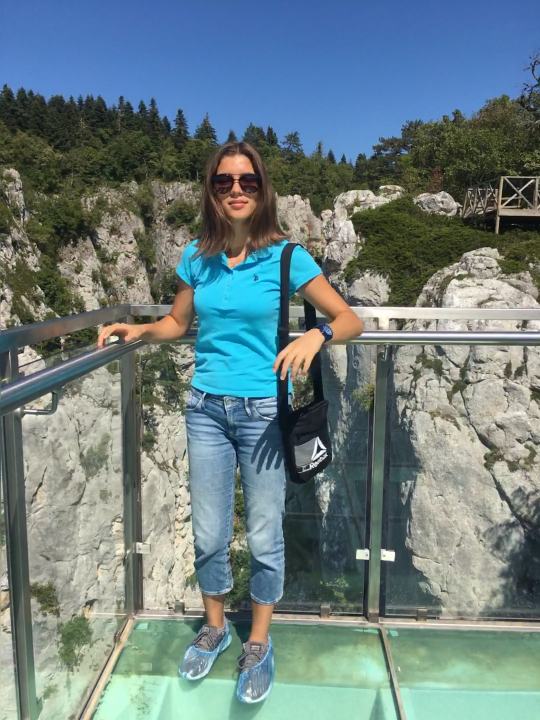
#> input picture frame 9 of videos/IMG_6586.MOV, 1080 x 1440 px, given in place of highway.mp4, which was not available (shown at 1/2 size)
$ python main.py
#> lines starting #> are read from the running program, lines starting #| are printed output that depends on the picture; after the words box and inside, x2 and y2 are one past the last pixel; in counts of white or black regions, pixels touching at a corner belong together; pictures that were not available may be replaced by others from this repository, and a replacement may not be noted
import cv2

cap = cv2.VideoCapture("highway.mp4")

# Object detection from stable camera
# object_detector = cv2.createBackgroundSubtractorMOG2()

while cap.isOpened():

    ret, frame = cap.read()
#> frame is the input picture: shape (1440, 1080, 3); mean B, G, R 129.5, 127.4, 108.9

    imgray = cv2.cvtColor(frame, cv2.COLOR_BGR2GRAY)
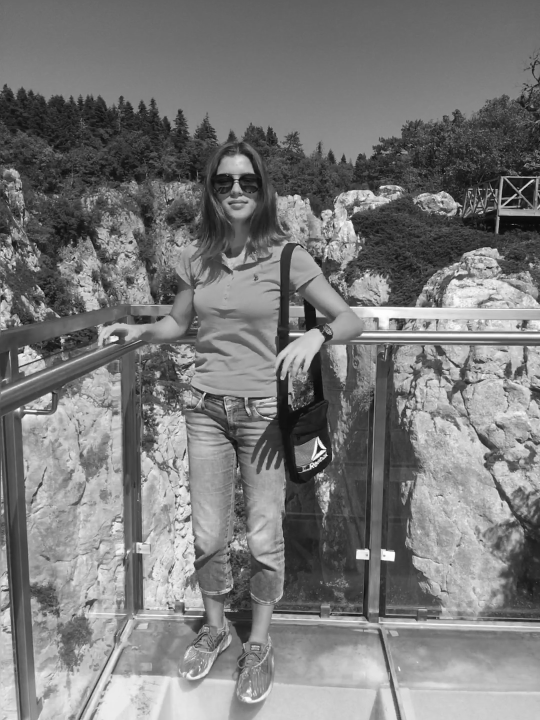
#> imgray: shape (1440, 1080) (shown at 1/2 size); min 0, max 255, mean 122.1
    ret, thresh = cv2.threshold(imgray, 127, 255, 0)
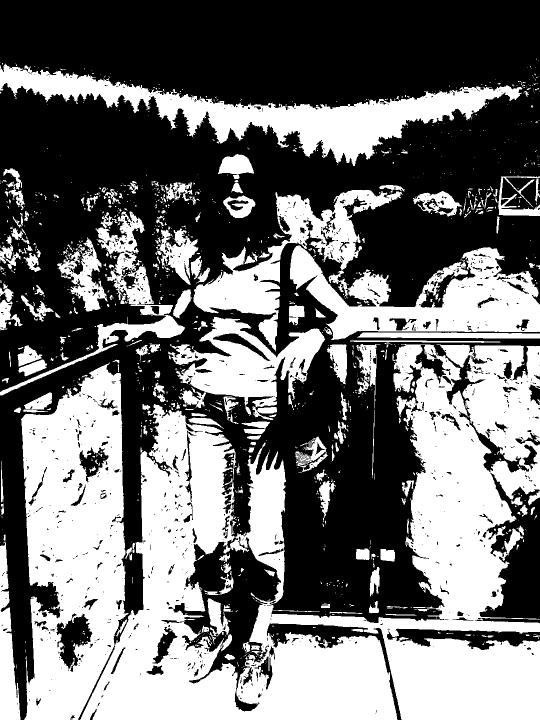
#> thresh: shape (1440, 1080) (shown at 1/2 size); 43.9% white; 1259 white regions (1000 under 20 px)
    # It works because you put the output of function into 2 different variable called "contours" and "hierarchy"
    contours, hierarchy = cv2.findContours(thresh, cv2.RETR_TREE, cv2.CHAIN_APPROX_SIMPLE)
#> contours = 2658 contours, 2192 with area under 20; largest, box (x1, y1, x2, y2) and area: (160, 688, 1080, 1440) 362730, (42, 725, 257, 1440) 112973, (0, 127, 1045, 332) 54458, (580, 491, 1080, 680) 47000, (322, 1073, 563, 1424) 32930

    cv2.drawContours(frame, contours, -1, (0,255,0), 3)
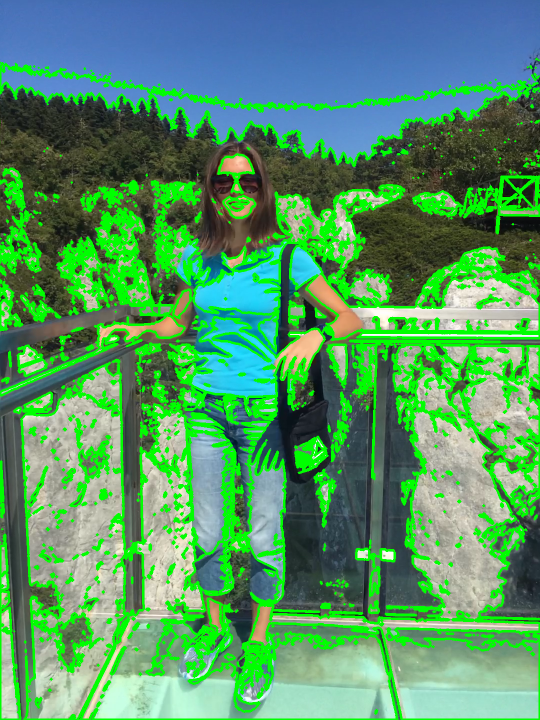
#> frame: shape (1440, 1080, 3) (shown at 1/2 size); mean B, G, R 102.1, 151.1, 83.2

    cv2.imshow("Frame", frame)
    # cv2.imshow("Mask", mask)

    if cv2.waitKey(25) & 0xFF == ord('q'):
#> (key q is pressed here)
        break

cap.release()
cv2.destroyAllWindows()

$ run again, starting later in the video
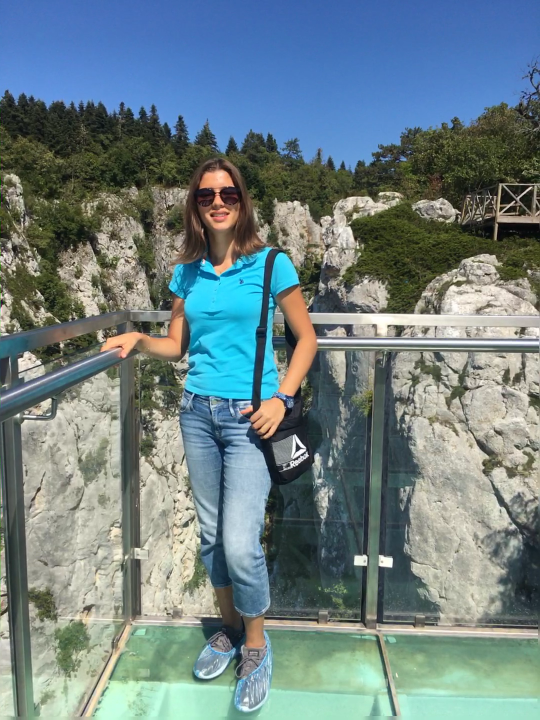
#> input picture frame 43 of videos/IMG_6586.MOV, 1080 x 1440 px, given in place of highway.mp4, which was not available (shown at 1/2 size)
#> frame is the input picture: shape (1440, 1080, 3); mean B, G, R 132.5, 129.6, 110.7
#> `ret, thresh = cv2.threshold(imgray, 127, 255, 0)`:
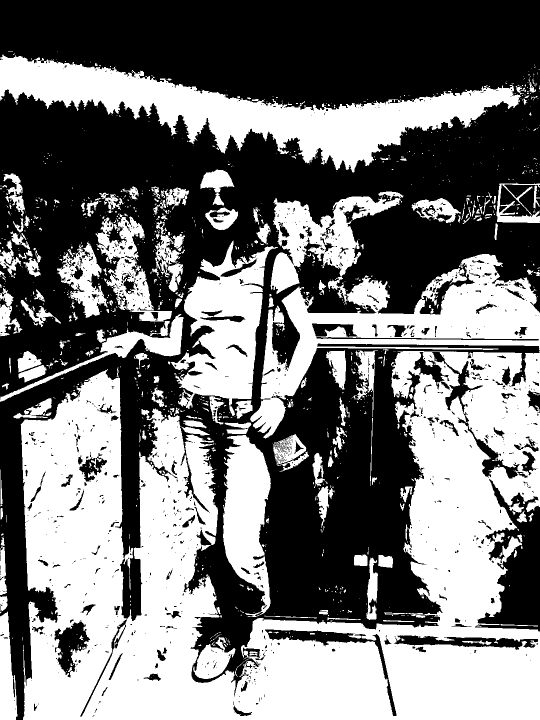
#> thresh: shape (1440, 1080) (shown at 1/2 size); 46.2% white; 1207 white regions (965 under 20 px)
#> contours = 2695 contours, 2234 with area under 20; largest, box (x1, y1, x2, y2) and area: (41, 701, 1080, 1440) 435060, (0, 109, 1042, 345) 78120, (500, 508, 1080, 877) 65282, (341, 481, 556, 832) 35889, (446, 870, 542, 1234) 21828
#> `cv2.drawContours(frame, contours, -1, (0,255,0), 3)`:
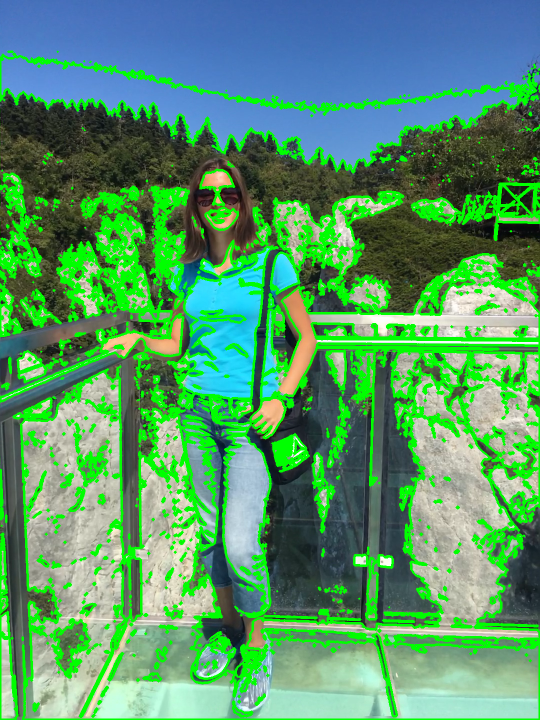
#> frame: shape (1440, 1080, 3) (shown at 1/2 size); 19.8% of pixels changed, all inside (x1, y1, x2, y2) = (0, 101, 1080, 1440)

$ run again, starting later in the video
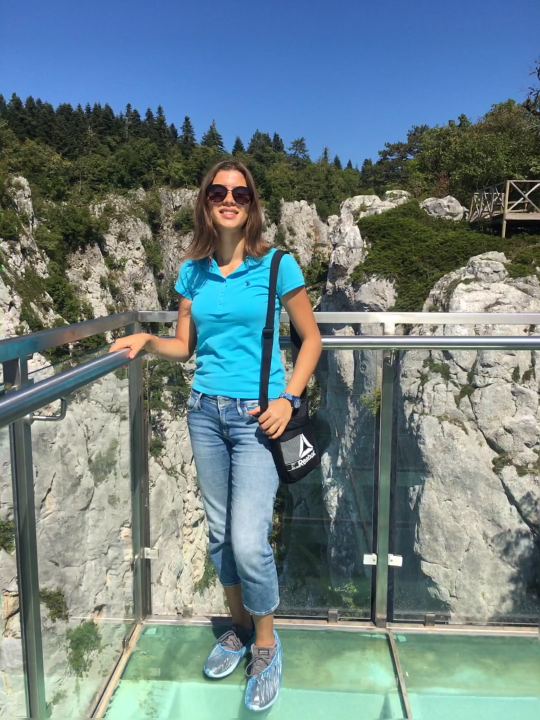
#> input picture frame 76 of videos/IMG_6586.MOV, 1080 x 1440 px, given in place of highway.mp4, which was not available (shown at 1/2 size)
#> frame is the input picture: shape (1440, 1080, 3); mean B, G, R 133.3, 130, 111.1
#> `ret, thresh = cv2.threshold(imgray, 127, 255, 0)`:
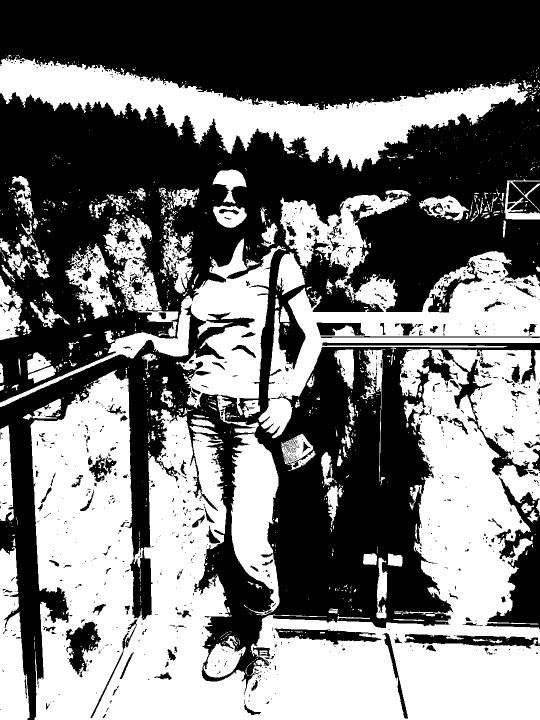
#> thresh: shape (1440, 1080) (shown at 1/2 size); 46.4% white; 1182 white regions (961 under 20 px)
#> contours = 2754 contours, 2313 with area under 20; largest, box (x1, y1, x2, y2) and area: (61, 698, 1080, 1440) 419965, (517, 389, 1080, 877) 81916, (0, 113, 1057, 343) 79059, (0, 477, 572, 831) 40192, (462, 867, 559, 1231) 21644
#> `cv2.drawContours(frame, contours, -1, (0,255,0), 3)`:
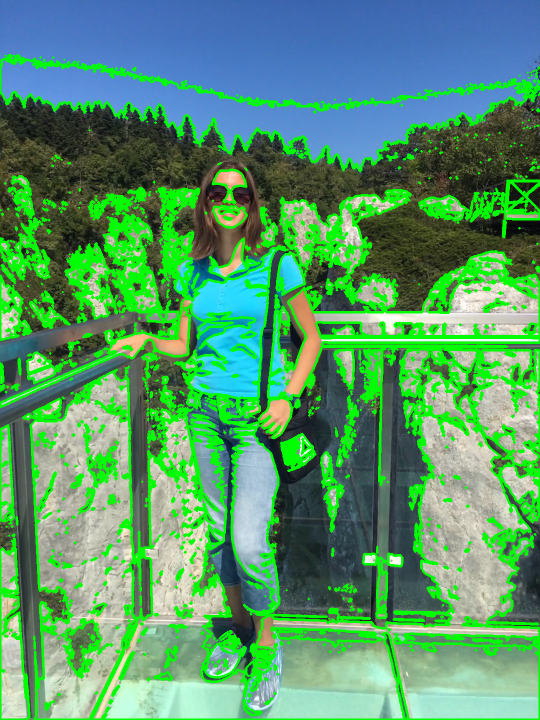
#> frame: shape (1440, 1080, 3) (shown at 1/2 size); 19.91% of pixels changed, all inside (x1, y1, x2, y2) = (0, 108, 1080, 1440)
